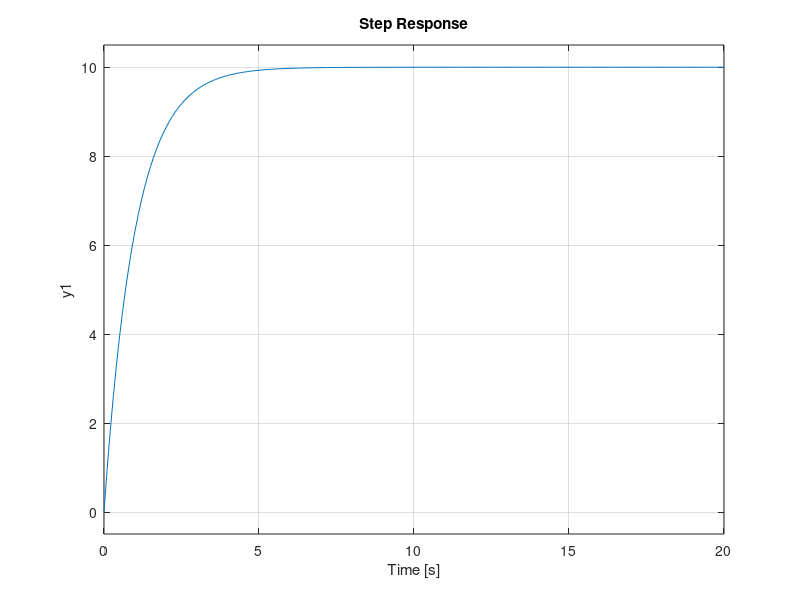

MATLAB code for this plot:

Kp = 1;
Ki = 1;
Kd = 1;

s = tf('s');
C = Kp + Ki/s + Kd*s
C = pid(Kp,Ki,Kd)

% Proportional control
m = 1000;
b = 50;
r = 10;

s = tf('s');
P_cruise = 1/(m*s + b);

Kp = 100;
C = pid(Kp);

T = feedback(C*P_cruise,1)

t = 0:0.1:20;
step(r*T,t)
axis([0 20 0 10])

% 
Kp = 5000;
C = pid(Kp);
T = feedback(C*P_cruise,1);

step(r*T,t)
axis([0 20 0 10])

% PI control
Kp = 600;
Ki = 1;
C = pid(Kp,Ki);

T = feedback(C*P_cruise,1);

step(r*T,t)
axis([0 20 0 10])

%
Kp = 800;
Ki = 40;
C = pid(Kp,Ki);

T = feedback(C*P_cruise,1);

step(r*T,t)
axis([0 20 0 10])

% PID control
Kp = 1;
Ki = 1;
Kd = 1;
C = pid(Kp,Ki,Kd);

T = feedback(C*P_cruise,1);
step(r*T,t)
% axis([0 20 0 10])

Kp = 1000;
Ki = 50;
Kd = 1;
C = pid(Kp,Ki,Kd);

T = feedback(C*P_cruise,1);
step(r*T,t)


